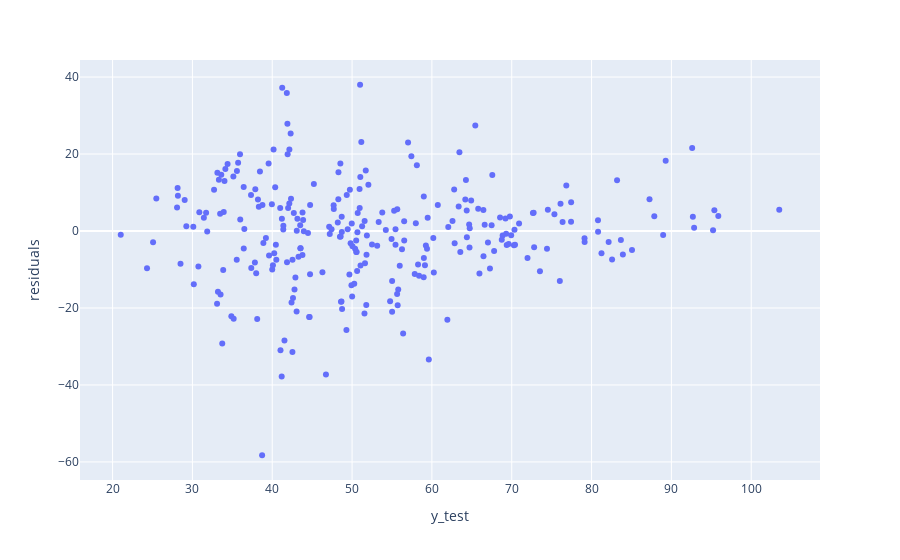

This figure's notebook cell:
### Code cell
fig = px.scatter(new_residual_df, x='y_test', y='residuals')

fig.show()

### Figure 1 — Plotly figure (JSON) as saved in the notebook; plotly's stock layout.template omitted (floating-point values rounded to 4 significant figures; data arrays with more than 128 entries replaced by an {"elided": "..."} marker saying what was removed)
{"data": [{"hovertemplate": "y_test=%{x}<br>residuals=%{y}<extra></extra>", "legendgroup": "", "marker": {"color": "#636efa", "symbol": "circle"}, "mode": "markers", "name": "", "orientation": "v", "showlegend": false, "type": "scatter", "x": {"elided": "272 float values"}, "xaxis": "x", "y": {"elided": "272 float values"}, "yaxis": "y"}], "layout": {"legend": {"tracegroupgap": 0}, "margin": {"t": 60}, "xaxis": {"anchor": "y", "domain": [0, 1], "title": {"text": "y_test"}}, "yaxis": {"anchor": "x", "domain": [0, 1], "title": {"text": "residuals"}}}}
